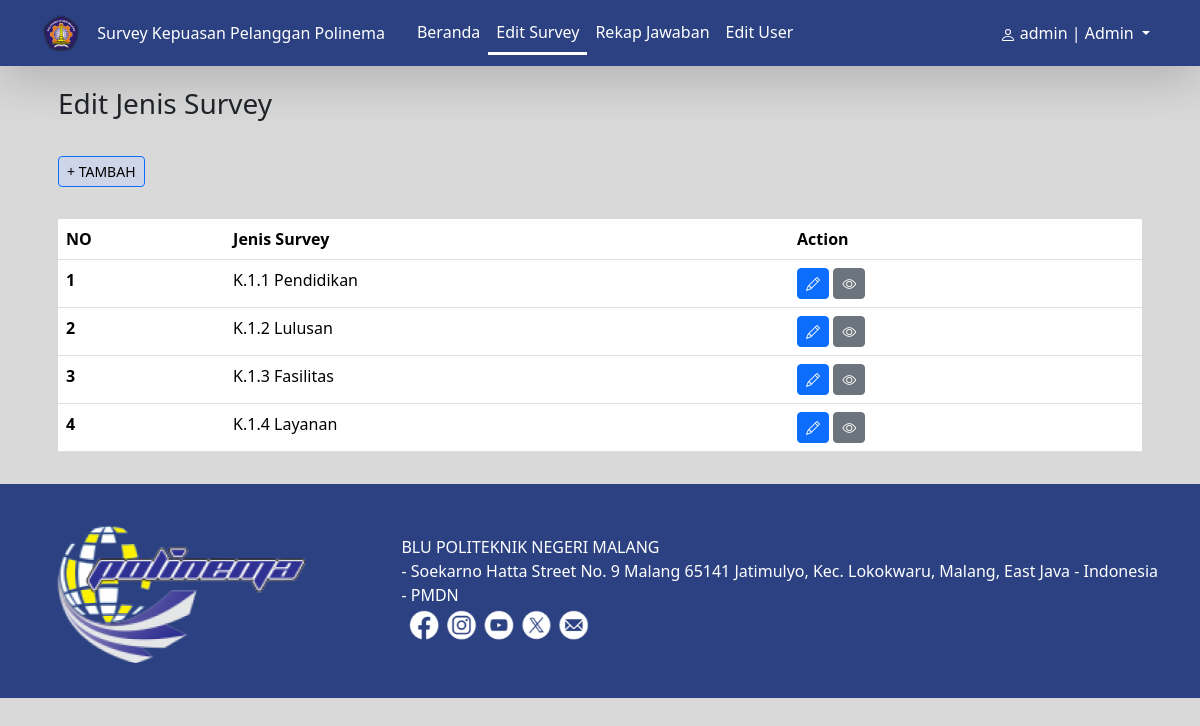
/editsurvey.php (signed in), run on the app's committed database.
### tables this page shows
CREATE TABLE `m_kategori` (
  `kategori_id` int(11) NOT NULL,
  `kategori_nama` varchar(255) NOT NULL
);

### classes/Kategori.php (called while the page is built, shortened)
<?php
class Kategori
{
    private $conn;
    private $table_name = "m_kategori";
    public function __construct($db)
    {
        $this->conn = $db;
    }
    public function getKategori()
    {
        $query = "SELECT * FROM " . $this->table_name;
        $stmt = $this->conn->prepare($query);
        $stmt->execute();
        $results = $stmt->fetchAll(PDO::FETCH_ASSOC);
        return $results;
    }
}

### public/editsurvey.php (the view, shortened to what this page needs)
<?php
require_once '../classes/Kategori.php';
$database = new Database();
$db = $database->getConnection();
$kategori = new Kategori($db);
$kategori = $kategori->getKategori();
$role_login = $_SESSION['role'];
$user_name = $_SESSION['name'];
?>
<!DOCTYPE html>
<html lang="en">
<head>
    <link href="https://cdn.jsdelivr.net/npm/bootstrap@5.3.2/dist/css/bootstrap.min.css" rel="stylesheet" />
    <link rel="stylesheet" href="https://cdn.jsdelivr.net/npm/bootstrap-icons@1.3.0/font/bootstrap-icons.css" />
</head>
<body style="background-color: #d9d9d9">
    <header>
        <nav class="navbar navbar-custom navbar-expand-lg shadow-lg">
            <div class="container">
                <a class="navbar-brand" href="#">
                    <img src="../assets/logo.png" alt="Logo" style="height: 40px" />
                </a>
                <span class="navbar-text ml-3 text-white" style="font-weight: 500"> Survey Kepuasan Pelanggan Polinema
                </span>
                <div class="collapse navbar-collapse justify-content-between ps-4" id="navbarNav">
                    <ul class="navbar-nav">
                        <li class="nav-item">
                            <a class="nav-link" href="indexAdmin.php">Beranda</a>
                        </li>
                        <li class="nav-item">
                            <a class="nav-link" href="editsurvey.php" style="border-bottom: solid white">Edit
                                Survey</a>
                        </li>
                        <li class="nav-item">
                            <a class="nav-link" href="rekapjawaban.php">Rekap Jawaban</a>
                        </li>
                        <li class="nav-item">
                            <a class="nav-link" href="edituser.php">Edit User</a>
                        </li>
                    </ul>
                    <ul class="navbar-nav" style="color: #58b1fb">
                        <li class="nav-item dropdown">
                            <a class="nav-link dropdown-toggle" href="#" id="navbarDropdown" role="button"
                                data-bs-toggle="dropdown" aria-expanded="false">
                                <?php echo $user_name; ?> | <?php echo $role_login; ?>                            </a>
                        </li>
                    </ul>
                </div>
            </div>
        </nav>
    </header>
    <div class="container">
        <p class="fs-3 m-3">Edit Jenis Survey</p>
        <button class="btn btn-primary btn-sm m-3" style="background-color: #ced5e8; color: black"
            data-bs-toggle="modal" data-bs-target="#tambahSoalModal">+ TAMBAH</button>
        <div class="container p-3">
            <table class="table">
                <thead>
                    <tr>
                        <th scope="col">NO</th>
                        <th scope="col">Jenis Survey</th>
                        <th scope="col">Action</th>
                    </tr>
                </thead>
                <tbody>
                    <?php foreach ($kategori as $key => $row): ?>
                        <tr>
                            <th scope="row"><?= $key + 1 ?></th>
                            <td><?= $row['kategori_nama'] ?></td>
                            <td>
                                <button type="button" class="btn btn-primary btn-sm"
                                    onclick="openmodal('<?= htmlspecialchars($row['kategori_nama']) ?>', <?= $row['kategori_id'] ?>)">
                                    <i class="bi bi-pencil"></i>
                                </button>
                                <a type="button" class="btn btn-secondary btn-sm me-1"
                                    href="editsoal.php?id=<?= $row['kategori_id'] ?>">
                                    <i class="bi bi-eye"></i>
                                </a>
                            </td>
                        </tr>
                    <?php endforeach; ?>
                </tbody>
            </table>
        </div>
    </div>
    <footer class="text-white py-4" style="background-color: #2c4182">
        <div class="container d-flex justify-content-between align-items-center">
            <img src="../assets/img4.png" alt="Footer Logo" style="height: 60%" />
            <div class="text-start">
                <p class="mb-0">BLU POLITEKNIK NEGERI MALANG</p>
                <p class="mb-0">- Soekarno Hatta Street No. 9 Malang 65141 Jatimulyo, Kec. Lokokwaru, Malang, East Java
                    - Indonesia</p>
                <p class="mb-0">- PMDN</p>
                <img src="../assets/img5.png" alt="PMDN Logo" style="height: 40px" />
            </div>
        </div>
    </footer>
</body>
</html>

### public/editsurvey.php (style rules this page uses)
.navbar-custom { background-color: #2c4182; }
.navbar-custom .navbar-brand, .navbar-custom .nav-link { color: white; }

### data on the page
m_kategori: kategori_nama "K.1.1 Pendidikan"
m_kategori: kategori_nama "K.1.2 Lulusan"
m_kategori: kategori_nama "K.1.3 Fasilitas"
m_kategori: kategori_nama "K.1.4 Layanan"

### other printed values
$user_name "admin"
$role_login "Admin"
